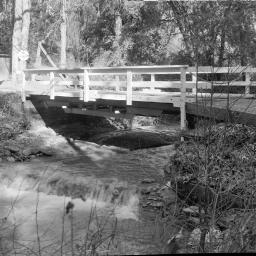
#> input picture fourier_transform/img/bridge.jpg, 256 x 256 px
$ jupyter execute demo.ipynb   (shell and % lines are left out)
#> lines starting #> are read from the running program, lines starting #| are printed output that depends on the picture; long printed decimals are rounded
# [CV2018] Midterm

[cell 1]
import cv2
import numpy as np
from matplotlib import pyplot as plt

[cell 2]
img = cv2.imread('img/bridge.jpg')
#> img is the input picture: shape (256, 256, 3); min 0, max 255, mean 114.2
img = cv2.cvtColor(img, cv2.COLOR_BGR2RGB)
plt.imshow(img)
plt.show()

[cell 3]
img = cv2.imread('img/bridge.jpg', 0)
#> img: shape (256, 256); min 0, max 255, mean 114.2
f = np.fft.fft2(img)
fshift = np.fft.fftshift(f)
magnitude_spectrum = 20*np.log(np.abs(fshift))
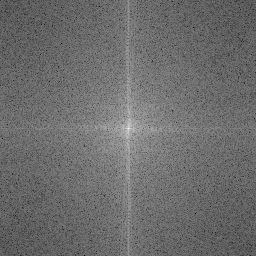
#> magnitude_spectrum: shape (256, 256) float64; min 42.41, max 316.6, mean 159.5; drawn with min black and max white
plt.subplot(121),plt.imshow(img, cmap = 'gray')
plt.title('Original'), plt.xticks([]), plt.yticks([])
plt.subplot(122),plt.imshow(magnitude_spectrum, cmap = 'gray')
plt.title('Magnitude Spectrum'), plt.xticks([]), plt.yticks([])
plt.show()
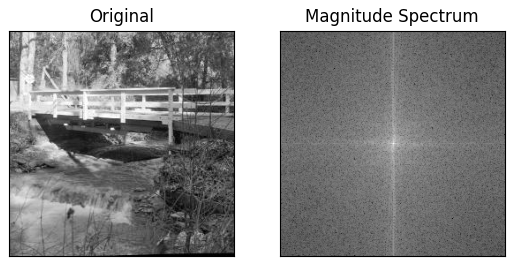
#> figure drawn by matplotlib, 2 panels

### 1. Given a 256x256 image: (15%)

* (a) Perform the Fourier transform, keeping only 1/4 largest coefficients, and perform inverse transform to obtain image A.

[cell 4]
img = cv2.imread('img/bridge.jpg', 0)
f = np.fft.fft2(img)
fshift = np.fft.fftshift(f)
rows, cols = img.shape
#> rows = 256; cols = 256
crow, ccol = rows // 4 , cols // 4
#> crow = 64; ccol = 64
fshift[:3*crow, :3*ccol] = 0
f_ishift = np.fft.ifftshift(fshift)
img_a = np.fft.ifft2(f_ishift)
img_a = np.abs(img_a)
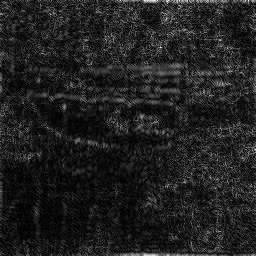
#> img_a: shape (256, 256) float64; min 0.0261, max 56.32, mean 7.2; drawn with min black and max white
plt.subplot(121),plt.imshow(img, cmap = 'gray')
plt.title('Original'), plt.xticks([]), plt.yticks([])
plt.subplot(122),plt.imshow(img_a, cmap = 'gray')
plt.title('A'), plt.xticks([]), plt.yticks([])
plt.show()

* (b) Divide the image into 256 16x16 blocks. Perform Fourier Transform on each block, keeping only 1/4 largest coefficients in each block, and take inverse transform to obtain image B.

[cell 5]
img = cv2.imread('img/bridge.jpg', 0)
img_list = [[] for i in range(256)]
img_b = list()
for i in range(256):
    for j in img[i:i+1]:
        for k in img[i:i+1]:
            img_list[i].append(k)
for i in img_list:
    f = np.fft.fft2(i)
    fshift = np.fft.fftshift(f)
    rows, cols = img.shape
    crow, ccol = rows // 4 , cols // 4
    fshift[:3*crow, :3*ccol] = 0
    f_ishift = np.fft.ifftshift(fshift)
    j = np.fft.ifft2(f_ishift)
    j = np.abs(j)
    k = [j[0]]
    img_b += k
plt.subplot(121),plt.imshow(img, cmap = 'gray')
plt.title('Original'), plt.xticks([]), plt.yticks([])
plt.subplot(122),plt.imshow(img_b, cmap = 'gray')
plt.title('B'), plt.xticks([]), plt.yticks([])
plt.show()
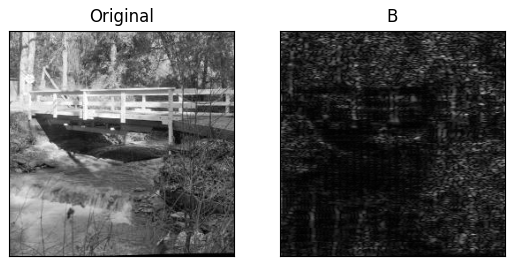
#> figure drawn by matplotlib, 2 panels

* (c) Reduce the size of the original image to 128x128 by sub-sampling or averaging. Perform Fourier Transform on the 128x128 image. Zero-pad the coefficient matrix to a 256x256 array. Then perform inverse transform to obtain image C.

[cell 6]
img = cv2.imread('img/bridge.jpg', 0)
img_128 = cv2.resize(img, dsize=(128, 128))
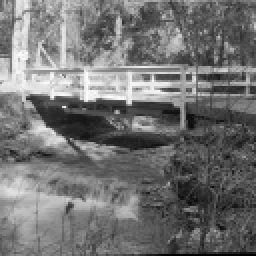
#> img_128: shape (128, 128) (shown 2 times larger); min 0, max 254, mean 114.3
f = np.fft.fft2(img_128, [256, 256])
fshift = np.fft.fftshift(f)
rows, cols = img.shape
crow, ccol = rows // 256 , cols // 256
#> crow = 1; ccol = 1
f_ishift = np.fft.ifftshift(fshift)
img_c = np.fft.ifft2(f_ishift)
img_c = np.abs(img_c)
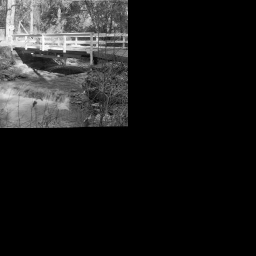
#> img_c: shape (256, 256) float64; min 3.47e-18, max 254, mean 28.6
plt.subplot(121),plt.imshow(img, cmap = 'gray')
plt.title('Original'), plt.xticks([]), plt.yticks([])
plt.subplot(122),plt.imshow(img_c, cmap = 'gray')
plt.title('C'), plt.xticks([]), plt.yticks([])
plt.show()

* Compute and compare the mean square error between (image, image A), (image, image B), and (image, image C): $ MSE(f, g) = \frac{1}{MN} \sum_{i=0}^{M-1} \sum_{j=0}^{N-1} (f(i,j)-g(i,j)) ^ 2 $

[cell 7]
def mse(img0, img1):
    return np.square(np.subtract(img0, img1)).mean()
print('MSE(image, image A) = %f' % mse(img, img_a))
#| MSE(image, image A) = 14289.062
print('MSE(image, image B) = %f' % mse(img, img_b))
#| MSE(image, image B) = 14853.608
print('MSE(image, image C) = %f' % mse(img, img_c))
#| MSE(image, image C) = 11303.413

### 2. Implement the adaptive medium filter and test with Figure 5.14 (a). (10%)

[cell 8]
img = cv2.imread('img/figure5.14a.tif')
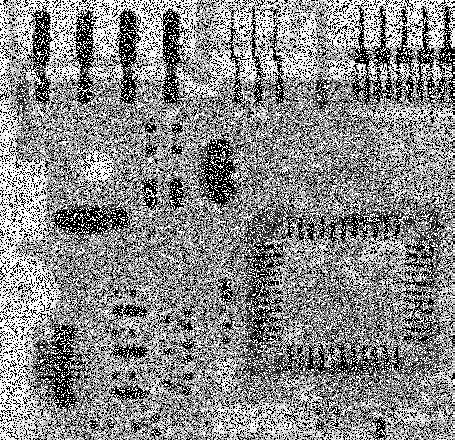
#> input picture fourier_transform/img/figure5.14a.tif, 455 x 440 px
#> img is the input picture: shape (440, 455, 3); min 0, max 255, mean 138.1
img = cv2.cvtColor(img, cv2.COLOR_BGR2RGB)
blur = cv2.blur(img,(5,5))
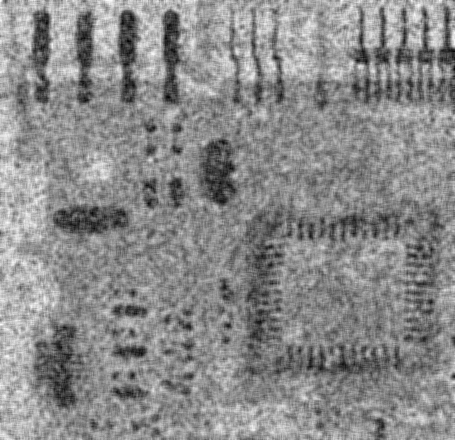
#> blur: shape (440, 455, 3); min 0, max 252, mean 138.1
plt.subplot(121),plt.imshow(img),plt.title('Original')
plt.xticks([]), plt.yticks([])
plt.subplot(122),plt.imshow(blur),plt.title('Adaptive Medium Filter')
plt.xticks([]), plt.yticks([])
plt.show()

### 3. Use the transfer function of a Butterworth high pass filter of order n to construct a homomorphic filter. Your filter must exhibit the characteristic shape shown below and must include the parameters shown in the figure. (5%)

[cell 9]
img = cv2.imread('img/figure4.32.png')
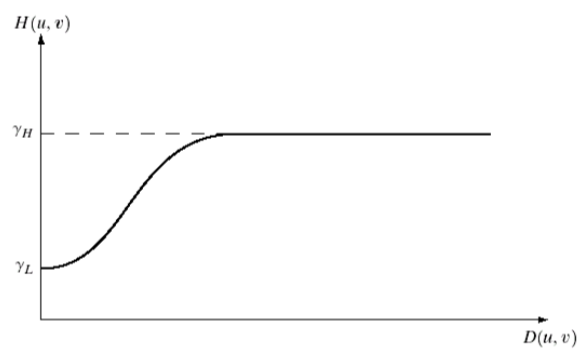
#> input picture fourier_transform/img/figure4.32.png, 587 x 357 px
#> img is the input picture: shape (357, 587, 3); mean B, G, R 251.9, 251.9, 251.9
img = cv2.cvtColor(img, cv2.COLOR_BGR2RGB)
plt.imshow(img)
plt.title('Figure 4.32')
plt.xticks([])
plt.yticks([])
plt.show()

[cell 10]
from scipy import signal
def homomorphic_filter(n):
    b, a = signal.butter(n, 10**-4, 'highpass', analog=True)
    w, h = signal.freqs(b, a)
    plt.plot(w, np.log10(abs(h)))
for i in range(1, 6):
    homomorphic_filter(i)
plt.title('Butterworth High Pass Filter')
plt.ylabel('H(u,v)')
plt.ylim(-5, 1)
plt.xlabel('D(u,v)')
plt.xscale('log')
plt.legend('12345', loc=4)
plt.hlines(0, 10**-6, 10**-3, linestyle=':')
plt.show()
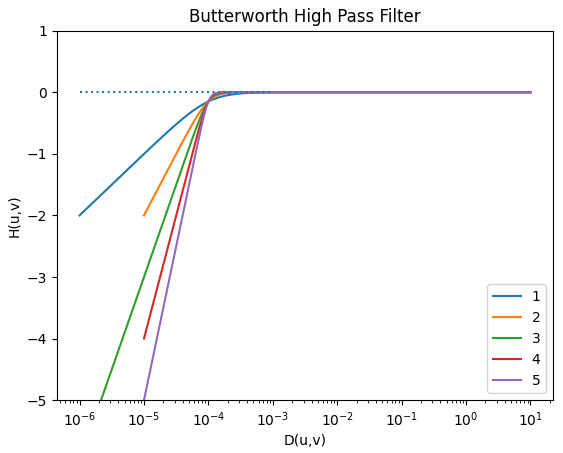
#> figure drawn by matplotlib, 1 panel; curve peaks at x = 10, y = -2.17e-11; curve peaks at x = 0.821, y = 9.64e-17; curve peaks at x = 0.0659, y = 9.64e-17
